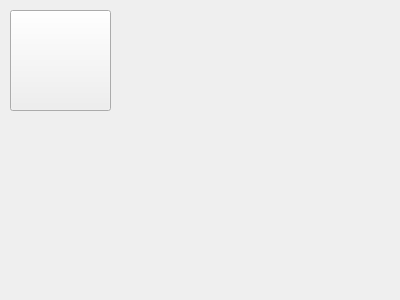
<?xml version="1.0" encoding="UTF-8"?>
<ui version="4.0">
 <class>Form</class>
 <widget class="QWidget" name="Form">
  <property name="geometry">
   <rect>
    <x>0</x>
    <y>0</y>
    <width>400</width>
    <height>300</height>
   </rect>
  </property>
  <property name="windowTitle">
   <string>Form</string>
  </property>
  <widget class="QPushButton" name="pushButton">
   <property name="geometry">
    <rect>
     <x>10</x>
     <y>10</y>
     <width>101</width>
     <height>101</height>
    </rect>
   </property>
   <property name="text">
    <string/>
   </property>
   <property name="icon">
    <iconset resource="images.qrc">
     <normaloff>:/Images/bishop_black.svg</normaloff>:/Images/bishop_black.svg</iconset>
   </property>
   <property name="iconSize">
    <size>
     <width>100</width>
     <height>100</height>
    </size>
   </property>
  </widget>
 </widget>
 <resources>
  <include location="images.qrc"/>
 </resources>
 <connections/>
</ui>
